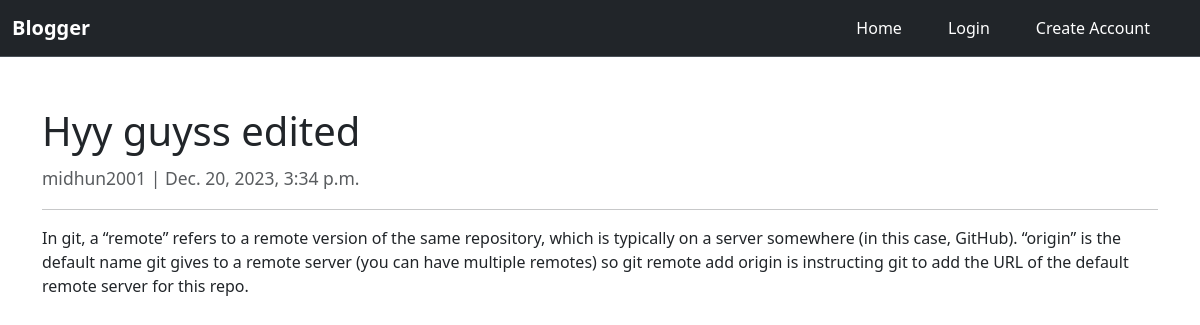
Page /view_post/13 on the committed database.
### blog/models.py (models this page shows, shortened)
class Post(models.Model):
    title = models.CharField(max_length=255)
    creator = models.ForeignKey(User, on_delete=models.CASCADE)
    content = models.TextField()
    created_at = models.DateTimeField(auto_now_add=True)

### blog/views.py (the view)
# urls.py: path('view_post/<int:pk>', views.view_post, name='view_post'),
def view_post(request, pk):
    current_post = Post.objects.get(pk=pk)
    return render(request, 'blog/view_post.html', {'post': current_post})

### templates/blog/view_post.html (shortened to what this page needs)
{% extends 'base.html' %}
{% block content %}
<div class="view-post-header">
    <span class="fs-5 fw-medium">
        <h1>{{ post.title }}</h1>
        <small class="text-body-secondary">{{ post.creator }} | {{ post.created_at }}</small>
    </span>
</div>
<hr>
<p>{{ post.content }}</p>
{% endblock %}

### static/blog/css/styles.css (style rules this page uses)
.view-post-header { margin: 50px 0 10px; display: flex; justify-content: space-between; align-items: center; }

### rows in the picture
Post: title "Hyy guyss edited", creator "midhun2001", created_at "Dec. 20, 2023, 3:34 p.m.", content "In git, a “remote” refers to a remote version of the same repository, which is typically on a server somewhere (in this case, GitHub). “origin” is the default name git gives to a remote server (you can have multiple remotes) so git remote add origin is instructing git to add the URL of the default remote server for this repo."
